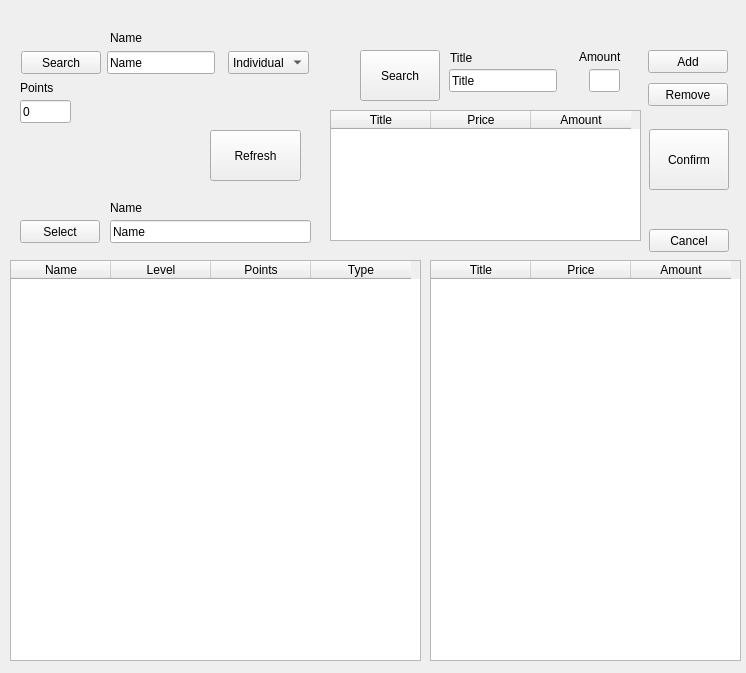
<?xml version="1.0" encoding="UTF-8"?>
<ui version="4.0">
 <class>SubPGSaleMemBuy</class>
 <widget class="QWidget" name="SubPGSaleMemBuy">
  <property name="geometry">
   <rect>
    <x>0</x>
    <y>0</y>
    <width>746</width>
    <height>673</height>
   </rect>
  </property>
  <property name="windowTitle">
   <string>Member</string>
  </property>
  <property name="autoFillBackground">
   <bool>true</bool>
  </property>
  <widget class="QTableWidget" name="inventoryTable">
   <property name="geometry">
    <rect>
     <x>430</x>
     <y>260</y>
     <width>311</width>
     <height>401</height>
    </rect>
   </property>
   <column>
    <property name="text">
     <string>Title</string>
    </property>
   </column>
   <column>
    <property name="text">
     <string>Price</string>
    </property>
   </column>
   <column>
    <property name="text">
     <string>Amount</string>
    </property>
   </column>
  </widget>
  <widget class="QLineEdit" name="lineMemName">
   <property name="geometry">
    <rect>
     <x>107</x>
     <y>51</y>
     <width>108</width>
     <height>23</height>
    </rect>
   </property>
   <property name="text">
    <string>Name</string>
   </property>
  </widget>
  <widget class="QTableWidget" name="membersTable">
   <property name="geometry">
    <rect>
     <x>10</x>
     <y>260</y>
     <width>411</width>
     <height>401</height>
    </rect>
   </property>
   <column>
    <property name="text">
     <string>Name</string>
    </property>
   </column>
   <column>
    <property name="text">
     <string>Level</string>
    </property>
   </column>
   <column>
    <property name="text">
     <string>Points</string>
    </property>
   </column>
   <column>
    <property name="text">
     <string>Type</string>
    </property>
   </column>
  </widget>
  <widget class="QPushButton" name="PBSearchMem">
   <property name="geometry">
    <rect>
     <x>21</x>
     <y>51</y>
     <width>80</width>
     <height>23</height>
    </rect>
   </property>
   <property name="text">
    <string>Search</string>
   </property>
  </widget>
  <widget class="QLineEdit" name="linePoints">
   <property name="geometry">
    <rect>
     <x>20</x>
     <y>100</y>
     <width>51</width>
     <height>23</height>
    </rect>
   </property>
   <property name="text">
    <string>0</string>
   </property>
  </widget>
  <widget class="QComboBox" name="comboBox">
   <property name="geometry">
    <rect>
     <x>228</x>
     <y>51</y>
     <width>81</width>
     <height>23</height>
    </rect>
   </property>
   <item>
    <property name="text">
     <string>Individual</string>
    </property>
   </item>
   <item>
    <property name="text">
     <string>Corporate</string>
    </property>
   </item>
  </widget>
  <widget class="QLabel" name="label">
   <property name="geometry">
    <rect>
     <x>20</x>
     <y>80</y>
     <width>53</width>
     <height>15</height>
    </rect>
   </property>
   <property name="text">
    <string>Points</string>
   </property>
  </widget>
  <widget class="QTableWidget" name="bookListTable">
   <property name="geometry">
    <rect>
     <x>330</x>
     <y>110</y>
     <width>311</width>
     <height>131</height>
    </rect>
   </property>
   <column>
    <property name="text">
     <string>Title</string>
    </property>
   </column>
   <column>
    <property name="text">
     <string>Price</string>
    </property>
   </column>
   <column>
    <property name="text">
     <string>Amount</string>
    </property>
   </column>
  </widget>
  <widget class="QPushButton" name="PBRm">
   <property name="geometry">
    <rect>
     <x>648</x>
     <y>83</y>
     <width>80</width>
     <height>23</height>
    </rect>
   </property>
   <property name="text">
    <string>Remove</string>
   </property>
  </widget>
  <widget class="QPushButton" name="PBConfirm">
   <property name="geometry">
    <rect>
     <x>649</x>
     <y>129</y>
     <width>80</width>
     <height>61</height>
    </rect>
   </property>
   <property name="text">
    <string>Confirm</string>
   </property>
  </widget>
  <widget class="QPushButton" name="PBCancel">
   <property name="geometry">
    <rect>
     <x>649</x>
     <y>229</y>
     <width>80</width>
     <height>23</height>
    </rect>
   </property>
   <property name="text">
    <string>Cancel</string>
   </property>
  </widget>
  <widget class="QPushButton" name="PBSelectMem">
   <property name="geometry">
    <rect>
     <x>20</x>
     <y>220</y>
     <width>80</width>
     <height>23</height>
    </rect>
   </property>
   <property name="text">
    <string>Select</string>
   </property>
  </widget>
  <widget class="QPushButton" name="PBAdd">
   <property name="geometry">
    <rect>
     <x>648</x>
     <y>50</y>
     <width>80</width>
     <height>23</height>
    </rect>
   </property>
   <property name="text">
    <string>Add</string>
   </property>
  </widget>
  <widget class="QLineEdit" name="lineAmount">
   <property name="geometry">
    <rect>
     <x>589</x>
     <y>69</y>
     <width>31</width>
     <height>23</height>
    </rect>
   </property>
   <property name="maximumSize">
    <size>
     <width>31</width>
     <height>23</height>
    </size>
   </property>
  </widget>
  <widget class="QLineEdit" name="lineSearch">
   <property name="geometry">
    <rect>
     <x>449</x>
     <y>69</y>
     <width>108</width>
     <height>23</height>
    </rect>
   </property>
   <property name="text">
    <string>Title</string>
   </property>
  </widget>
  <widget class="QLabel" name="label_4">
   <property name="geometry">
    <rect>
     <x>579</x>
     <y>49</y>
     <width>45</width>
     <height>16</height>
    </rect>
   </property>
   <property name="text">
    <string>Amount</string>
   </property>
  </widget>
  <widget class="QPushButton" name="PBSearchBook">
   <property name="geometry">
    <rect>
     <x>360</x>
     <y>50</y>
     <width>80</width>
     <height>51</height>
    </rect>
   </property>
   <property name="text">
    <string>Search</string>
   </property>
  </widget>
  <widget class="QPushButton" name="PBUpdate">
   <property name="geometry">
    <rect>
     <x>210</x>
     <y>130</y>
     <width>91</width>
     <height>51</height>
    </rect>
   </property>
   <property name="text">
    <string>Refresh</string>
   </property>
  </widget>
  <widget class="QLineEdit" name="lineSelected">
   <property name="geometry">
    <rect>
     <x>110</x>
     <y>220</y>
     <width>201</width>
     <height>23</height>
    </rect>
   </property>
   <property name="text">
    <string>Name</string>
   </property>
  </widget>
  <widget class="QLabel" name="label_2">
   <property name="geometry">
    <rect>
     <x>110</x>
     <y>30</y>
     <width>53</width>
     <height>15</height>
    </rect>
   </property>
   <property name="text">
    <string>Name</string>
   </property>
  </widget>
  <widget class="QLabel" name="label_3">
   <property name="geometry">
    <rect>
     <x>110</x>
     <y>200</y>
     <width>53</width>
     <height>15</height>
    </rect>
   </property>
   <property name="text">
    <string>Name</string>
   </property>
  </widget>
  <widget class="QLabel" name="label_5">
   <property name="geometry">
    <rect>
     <x>450</x>
     <y>50</y>
     <width>53</width>
     <height>15</height>
    </rect>
   </property>
   <property name="text">
    <string>Title</string>
   </property>
  </widget>
 </widget>
 <resources/>
 <connections/>
</ui>
